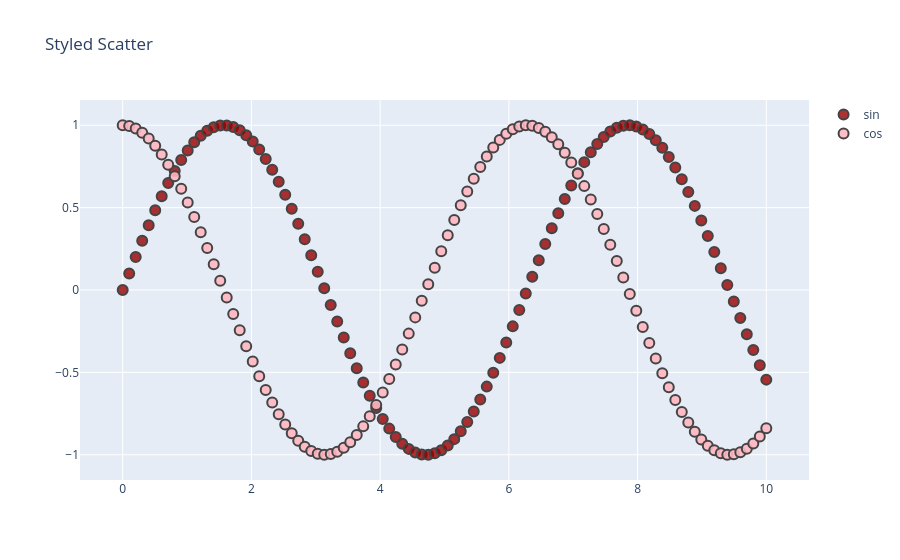

Here is the notebook cell this chart was saved with:
### Markdown cell above
Style Scatter Plots

### Code cell
t = np.linspace(0, 10, 100)# 0-10 取100个点

fig = go.Figure()	# 申请一张空白画布

fig.add_trace(go.Scatter( # 在画布中添加 trace 第一条是sin
    x=t, y=np.sin(t),
    name='sin',
    mode='markers',
    marker_color='rgba(152, 0, 0, .8)'
))

fig.add_trace(go.Scatter( # 第二条是cos
    x=t, y=np.cos(t),
    name='cos',
    marker_color='rgba(255, 182, 193, .9)'
))

# Set options common to all traces with fig.update_traces
fig.update_traces(mode='markers', marker_line_width=2, marker_size=10)
fig.update_layout(title='Styled Scatter',
                  yaxis_zeroline=False, xaxis_zeroline=False)


fig.show()
